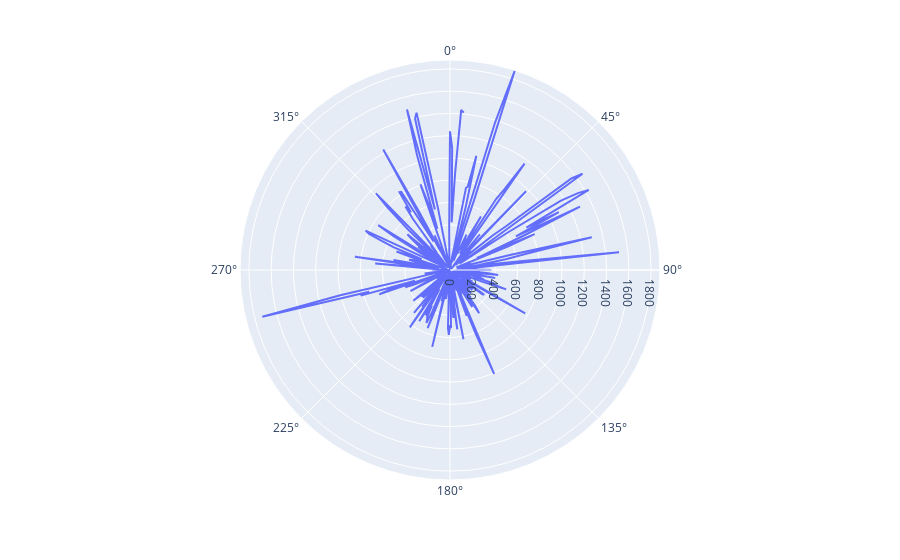

The cell this chart's notebook holds for it:
### Code cell
def plot1(data1):
    data1['datetime'] = pd.to_datetime(data1.index, unit='s').day_of_year
    fig = px.line_polar(data1, r="P_avg", theta='datetime')
    return fig
                    
plot1(data1).show()

### Figure 1 — Plotly figure (JSON) as saved in the notebook; plotly's stock layout.template omitted (floating-point values rounded to 4 significant figures; data arrays with more than 128 entries replaced by an {"elided": "..."} marker saying what was removed)
{"data": [{"hovertemplate": "P_avg=%{r}<br>datetime=%{theta}<extra></extra>", "legendgroup": "", "line": {"color": "#636efa", "dash": "solid"}, "marker": {"symbol": "circle"}, "mode": "lines", "name": "", "r": {"elided": "365 float values"}, "showlegend": false, "subplot": "polar", "theta": {"elided": "365 int values"}, "type": "scatterpolar"}], "layout": {"legend": {"tracegroupgap": 0}, "margin": {"t": 60}, "polar": {"angularaxis": {"direction": "clockwise", "rotation": 90}, "domain": {"x": [0, 1], "y": [0, 1]}}}}
